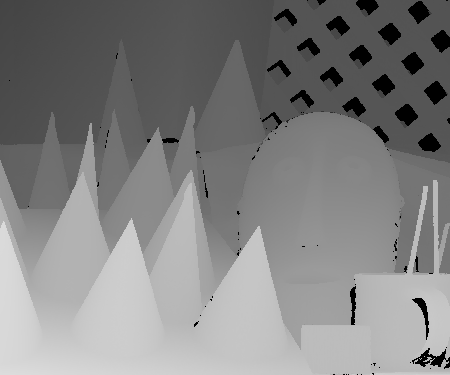
//> input picture StereoBMTuner/cones/disp2.pgm, 450 x 375 px
$ ./stereoVartune cones/disp2.pgm cones/im2.ppm   (built with g++ and OpenCV 4, older OpenCV classes emulated)
//> lines starting //> are read from the running program, lines starting //| are printed output that depends on the picture
#include <cv.h>
#include <highgui.h>
#include <iostream>
#include <opencv2/calib3d/calib3d.hpp>
#include <opencv2/contrib/contrib.hpp>

// [9 lines left out: function normalize, not called in this run]

cv::Mat left, right;
int var_nIt = 25;
int var_minDisp;
int var_tmp_poly_n = 9;
int var_poly_n = 9;
int var_maxDisp = 0;
int var_polySigma = 17;
int var_fi = 30;
int var_lambda = 4;

cv::Mat getDepthMapVar(cv::Mat const &left, cv::Mat const &right)
{
    cv::Mat res;
    cv::StereoVar var;
    var.levels = 3; // ignored with USE_AUTO_PARAMS (!)
    var.pyrScale = 0.5;                             // ignored with USE_AUTO_PARAMS
    var.nIt = var_nIt; //25;
    var.minDisp = var_minDisp; //
    var.maxDisp = var_maxDisp; //0;
    //var.poly_n = 3;
    var.poly_n = var_poly_n; //9;
    //var.poly_sigma = 0.0;
    var.poly_sigma = var_polySigma * 0.1; //1.7;
    var.fi =  var_fi/2.0;//15.0f;//nice
    var.lambda = var_lambda*0.01;//0.04f;
    var.penalization = var.PENALIZATION_TICHONOV;   // ignored with USE_AUTO_PARAMS
    var.cycle = var.CYCLE_V;                        // ignored with USE_AUTO_PARAMS
    var.flags = var.USE_SMART_ID | var.USE_AUTO_PARAMS | var.USE_INITIAL_DISPARITY | var.USE_MEDIAN_FILTERING ;
    var(left, right, res);
    return res;
}

// [40 lines left out: functions getDepthMapSGBM, getDepthMapBM, on_trackbar, not called in this run]


int main(int argc, char** argv)
{
    left = cv::imread(argv[1], 0);
//> left is the input picture: 375 rows x 450 cols, CV_8UC1; min 0, max 220, mean 129.8
    right = cv::imread(argv[2], 0);
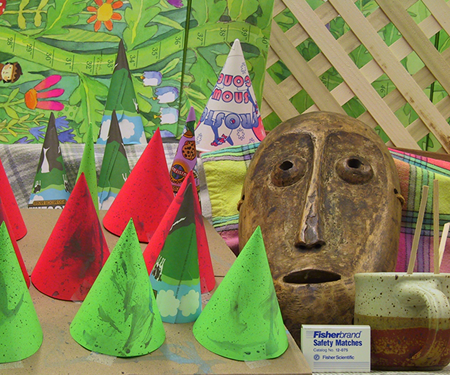
//> input picture StereoBMTuner/cones/im2.ppm, 450 x 375 px
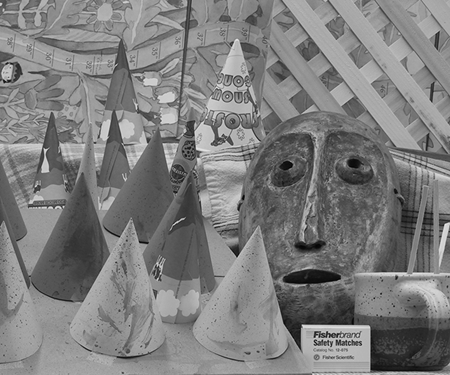
//> right: 375 rows x 450 cols, CV_8UC1; min 0, max 235, mean 125.5
    var_minDisp = ((left.cols/8) + 15) & -16;
//> var_minDisp = 64
//> (the run ends here: the program needs code that is not available in this run, at `cv::StereoVar var;`)
